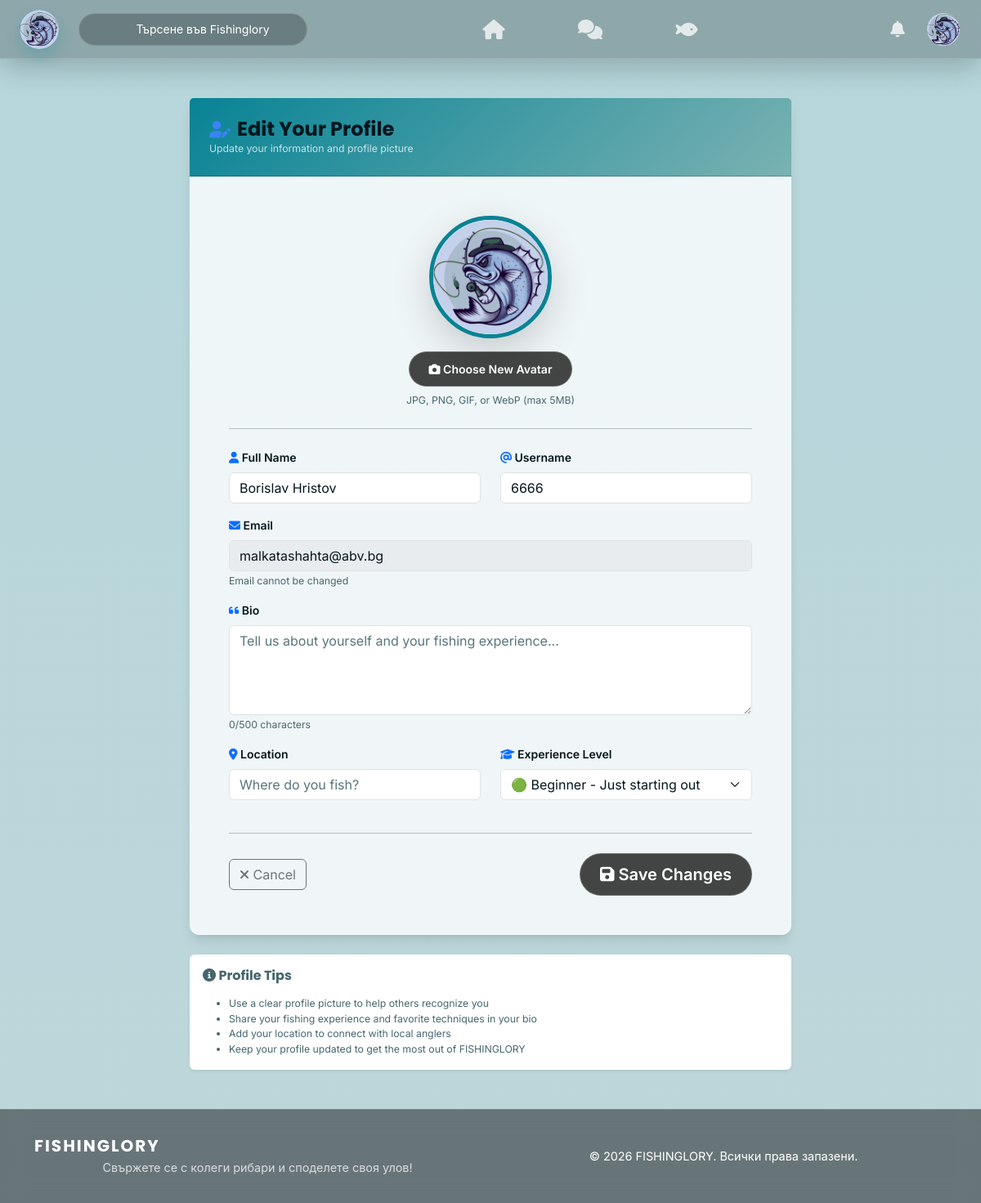
Page /fe/pages/edit_profile.php (signed in) on the committed database.
### tables this page shows
CREATE TABLE `users` (
  `id` int(11) NOT NULL,
  `full_name` varchar(100) NOT NULL,
  `username` varchar(50) NOT NULL,
  `email` varchar(100) NOT NULL,
  `password_hash` varchar(255) NOT NULL,
  `role` enum('user','admin') DEFAULT 'user',
  `is_verified` tinyint(1) DEFAULT 0,
  `status` enum('active','banned') DEFAULT 'active',
  `created_at` timestamp NOT NULL DEFAULT current_timestamp(),
  `last_login` timestamp NULL DEFAULT NULL
);

### Config/security.php (called while the page is built, shortened)
<?php
function generateCsrfToken() {
    return $_SESSION['csrf_token'];
}
function assetVersion(string $relativePath): string {
    $relativePath = ltrim($relativePath, "/\\");
    $fullPath = dirname(__DIR__) . DIRECTORY_SEPARATOR . $relativePath;
    if (is_file($fullPath)) {
        return (string) filemtime($fullPath);
    }
    return (string) time();
}

### Config/avatar_helper.php (called while the page is built, shortened)
<?php
function avatarAssetVersion($relativePath) {
    $absolutePath = __DIR__ . '/../' . ltrim($relativePath, '/');
    if (is_file($absolutePath)) {
        $mtime = filemtime($absolutePath);
        if ($mtime !== false) {
            return (string) $mtime;
        }
    }
    return null;
}
function resolveDefaultAvatarPath() {
    static $resolved = null;
    if ($resolved !== null) {
        return $resolved;
    }
    $candidates = [
        'fe/assets/img/default-avatar.png',
        'fe/assets/img/avatars/default.png',
        'fe/assets/img/logo_rounded.png',
    ];
    foreach ($candidates as $candidate) {
        if (is_file(__DIR__ . '/../' . $candidate)) {
            $resolved = $candidate;
            return $resolved;
        }
    }
    $resolved = 'fe/assets/img/logo.png';
    return $resolved;
}
function getUserAvatar($avatarUrl, $currentPath = null) {
    $defaultAvatar = resolveDefaultAvatarPath();
    $avatar = $avatarUrl ?? $defaultAvatar;
    if ($currentPath === null) {
        $currentPath = $_SERVER['PHP_SELF'] ?? '';
    }
    if (strpos($currentPath, '/fe/pages/') !== false) {
        if (strpos($avatar, 'fe/') === 0) {
            $path = '../../' . $avatar;
            if ($avatar === $defaultAvatar) {
                $version = avatarAssetVersion($defaultAvatar);
                if ($version !== null) {
                    $path .= '?v=' . $version;
                }
            }
            return $path;
        }
    }
    return $avatar;
}

### fe/pages/edit_profile.php (the view, shortened to what this page needs)
<?php
require '../../config/security.php';
require '../../config/database.php';
require '../../config/avatar_helper.php';
$userId = $_SESSION['user_id'];
$stmt = $pdo->prepare("
    SELECT u.*, up.avatar_url, up.bio, up.location, up.experience_level
    FROM users u
    LEFT JOIN user_profiles up ON u.id = up.user_id
    WHERE u.id = ?
");
$stmt->execute([$userId]);
$user = $stmt->fetch();
?>
<!DOCTYPE html>
<html lang="en">
<head>
    <link href="https://cdn.jsdelivr.net/npm/bootstrap@5.3.3/dist/css/bootstrap.min.css" rel="stylesheet">
    <link rel="stylesheet" href="https://cdnjs.cloudflare.com/ajax/libs/font-awesome/6.5.0/css/all.min.css">
    <link rel="stylesheet" href="../assets/css/style.css?v=<?= assetVersion('fe/assets/css/style.css') ?>">
    <link rel="stylesheet" href="../assets/css/navbar.css?v=<?= assetVersion('fe/assets/css/navbar.css') ?>">
    <link rel="stylesheet" href="../assets/css/profile.css?v=<?= assetVersion('fe/assets/css/profile.css') ?>">
    <link rel="stylesheet" href="../assets/css/components.css?v=<?= assetVersion('fe/assets/css/components.css') ?>">
</head>
<body data-user-id="<?= $userId ?>" data-csrf-token="<?= generateCsrfToken() ?>" data-theme="<?= $_SESSION['theme'] ?? 'light' ?>">
<?php include '../components/navbar.php'; ?>
<div class="container my-5">
    <div class="row justify-content-center">
        <div class="col-lg-8">
            <div class="card shadow-lg border-0 profile-section-card">
                <div class="card-header edit-profile-header">
                    <h4 class="mb-0">
                        <i class="fas fa-user-edit"></i> Edit Your Profile
                    </h4>
                    <p class="mb-0 small opacity-75">Update your information and profile picture</p>
                </div>
                <div class="card-body p-4">
                    <form id="editProfileForm" enctype="multipart/form-data">
                        <div class="mb-4 text-center">
                            <div class="mb-3">
                                <img id="avatarPreview" src="<?= htmlspecialchars(getUserAvatar($avatar)) ?>"
                                     class="rounded-circle shadow-lg" width="150" height="150"
                                     style="object-fit: cover; border: 5px solid var(--primary-color);">
                            </div>
                            <div class="mb-2">
                                <label for="avatarInput" class="btn btn-primary btn-sm">
                                    <i class="fas fa-camera"></i> Choose New Avatar
                                </label>
                            </div>
                            <small class="text-muted d-block">JPG, PNG, GIF, or WebP (max 5MB)</small>
                        </div>
                        <hr class="my-4">
                        <div class="row">
                            <div class="col-md-6 mb-3">
                                <label for="editFullName" class="form-label fw-semibold">
                                    <i class="fas fa-user text-primary"></i> Full Name
                                </label>
                                <input type="text" id="editFullName" name="full_name" class="form-control"
                                       value="<?= htmlspecialchars($user['full_name']) ?>" required>
                            </div>
                            <div class="col-md-6 mb-3">
                                <label for="editUsername" class="form-label fw-semibold">
                                    <i class="fas fa-at text-primary"></i> Username
                                </label>
                                <input type="text" id="editUsername" name="username" class="form-control"
                                       value="<?= htmlspecialchars($user['username']) ?>" required>
                            </div>
                        </div>
                        <div class="mb-3">
                            <label for="editEmail" class="form-label fw-semibold">
                                <i class="fas fa-envelope text-primary"></i> Email
                            </label>
                            <input type="email" id="editEmail" class="form-control"
                                   value="<?= htmlspecialchars($user['email']) ?>" disabled>
                            <small class="text-muted">Email cannot be changed</small>
                        </div>
                        <div class="mb-3">
                            <label for="editBio" class="form-label fw-semibold">
                                <i class="fas fa-quote-left text-primary"></i> Bio
                            </label>
                            <textarea id="editBio" name="bio" class="form-control" rows="4"
                                      placeholder="Tell us about yourself and your fishing experience..."><?= htmlspecialchars($user['bio'] ?? '') ?></textarea>
                            <small class="text-muted"><span id="bioCount">0</span>/500 characters</small>
                        </div>
                        <div class="row">
                            <div class="col-md-6 mb-3">
                                <label for="editLocation" class="form-label fw-semibold">
                                    <i class="fas fa-map-marker-alt text-primary"></i> Location
                                </label>
                                <input type="text" id="editLocation" name="location" class="form-control"
                                       placeholder="Where do you fish?" value="<?= htmlspecialchars($user['location'] ?? '') ?>">
                            </div>
                            <div class="col-md-6 mb-3">
                                <label for="editExperience" class="form-label fw-semibold">
                                    <i class="fas fa-graduation-cap text-primary"></i> Experience Level
                                </label>
                                <select id="editExperience" name="experience_level" class="form-select">
                                    <option value="beginner" <?= ($user['experience_level'] ?? 'beginner') === 'beginner' ? 'selected' : '' ?>>
                                        🟢 Beginner - Just starting out
                                    </option>
                                </select>
                            </div>
                        </div>
                        <hr class="my-4">
                        <div class="d-flex justify-content-between align-items-center">
                            <a href="../../index.php" class="btn btn-outline-secondary">
                                <i class="fas fa-times"></i> Cancel
                            </a>
                            <button type="submit" class="btn btn-primary btn-lg">
                                <i class="fas fa-save"></i> Save Changes
                            </button>
                        </div>
                    </form>
                </div>
            </div>
            <div class="card mt-4 border-0 shadow-sm">
                <div class="card-body">
                    <h6 class="fw-bold text-muted mb-3">
                        <i class="fas fa-info-circle"></i> Profile Tips
                    </h6>
                    <ul class="small text-muted mb-0">
                        <li>Use a clear profile picture to help others recognize you</li>
                        <li>Share your fishing experience and favorite techniques in your bio</li>
                        <li>Add your location to connect with local anglers</li>
                        <li>Keep your profile updated to get the most out of FISHINGLORY</li>
                    </ul>
                </div>
            </div>
        </div>
    </div>
</div>
<?php include '../components/footer.php'; ?>
</body>
</html>

### fe/assets/css/navbar.css (style rules this page uses)
body { padding-top: 72px; }

### fe/assets/css/profile.css (style rules this page uses)
body { background-color: var(--bg-primary); padding-top: 72px !important; }
.profile-section-card { border: 1px solid #E5E7EB; border-radius: 12px; background: white; box-shadow: 0 1px 3px rgba(0, 0, 0, 0.05); transition: all 250ms ease-in-out; padding: 24px; margin-bottom: 20px; }
.profile-section-card h4 { color: var(--text-primary); font-weight: 700; margin-bottom: 16px; display: flex; align-items: center; gap: 8px; }
.profile-section-card h4 i { color: #3B82F6; font-size: 1.3rem; }
.edit-profile-header { background: linear-gradient(135deg, #3B82F6 0%, #0EA5E9 100%); color: white; padding: 24px; border-radius: 12px 12px 0 0; margin: -24px -24px 24px -24px; }

### rows in the picture
users: full_name "Borislav Hristov", username "6666", email "malkatashahta@abv.bg"

### other values in the picture
__('search_placeholder') "Търсене във Fishinglory"
__('footer_tagline') "Свържете се с колеги рибари и споделете своя улов!"
__('all_rights_reserved') "Всички права запазени."
